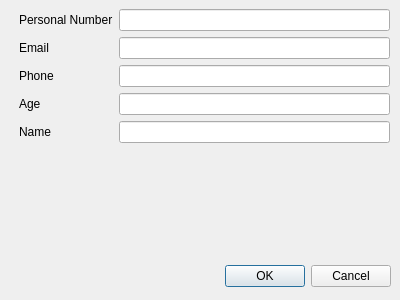
<?xml version="1.0" encoding="UTF-8"?>
<ui version="4.0">
 <class>Customer</class>
 <widget class="QDialog" name="Customer">
  <property name="geometry">
   <rect>
    <x>0</x>
    <y>0</y>
    <width>400</width>
    <height>300</height>
   </rect>
  </property>
  <property name="windowTitle">
   <string>Dialog</string>
  </property>
  <widget class="QDialogButtonBox" name="buttonBox">
   <property name="geometry">
    <rect>
     <x>20</x>
     <y>260</y>
     <width>371</width>
     <height>32</height>
    </rect>
   </property>
   <property name="orientation">
    <enum>Qt::Horizontal</enum>
   </property>
   <property name="standardButtons">
    <set>QDialogButtonBox::Cancel|QDialogButtonBox::Ok</set>
   </property>
  </widget>
  <widget class="QWidget" name="formLayoutWidget">
   <property name="geometry">
    <rect>
     <x>19</x>
     <y>9</y>
     <width>371</width>
     <height>251</height>
    </rect>
   </property>
   <layout class="QFormLayout" name="formLayout">
    <item row="0" column="0">
     <widget class="QLabel" name="personalNumberLabel">
      <property name="text">
       <string>Personal Number</string>
      </property>
     </widget>
    </item>
    <item row="0" column="1">
     <widget class="QLineEdit" name="personalNumberLineEdit"/>
    </item>
    <item row="1" column="0">
     <widget class="QLabel" name="emailLabel">
      <property name="text">
       <string>Email</string>
      </property>
     </widget>
    </item>
    <item row="1" column="1">
     <widget class="QLineEdit" name="emailLineEdit"/>
    </item>
    <item row="2" column="0">
     <widget class="QLabel" name="phoneLabel">
      <property name="text">
       <string>Phone</string>
      </property>
     </widget>
    </item>
    <item row="2" column="1">
     <widget class="QLineEdit" name="phoneLineEdit"/>
    </item>
    <item row="3" column="0">
     <widget class="QLabel" name="ageLabel">
      <property name="text">
       <string>Age</string>
      </property>
     </widget>
    </item>
    <item row="3" column="1">
     <widget class="QLineEdit" name="ageLineEdit"/>
    </item>
    <item row="4" column="0">
     <widget class="QLabel" name="nameLabel">
      <property name="text">
       <string>Name</string>
      </property>
     </widget>
    </item>
    <item row="4" column="1">
     <widget class="QLineEdit" name="nameLineEdit"/>
    </item>
   </layout>
  </widget>
 </widget>
 <resources/>
 <connections>
  <connection>
   <sender>buttonBox</sender>
   <signal>accepted()</signal>
   <receiver>Customer</receiver>
   <slot>accept()</slot>
   <hints>
    <hint type="sourcelabel">
     <x>248</x>
     <y>254</y>
    </hint>
    <hint type="destinationlabel">
     <x>157</x>
     <y>274</y>
    </hint>
   </hints>
  </connection>
  <connection>
   <sender>buttonBox</sender>
   <signal>rejected()</signal>
   <receiver>Customer</receiver>
   <slot>reject()</slot>
   <hints>
    <hint type="sourcelabel">
     <x>316</x>
     <y>260</y>
    </hint>
    <hint type="destinationlabel">
     <x>286</x>
     <y>274</y>
    </hint>
   </hints>
  </connection>
 </connections>
</ui>
